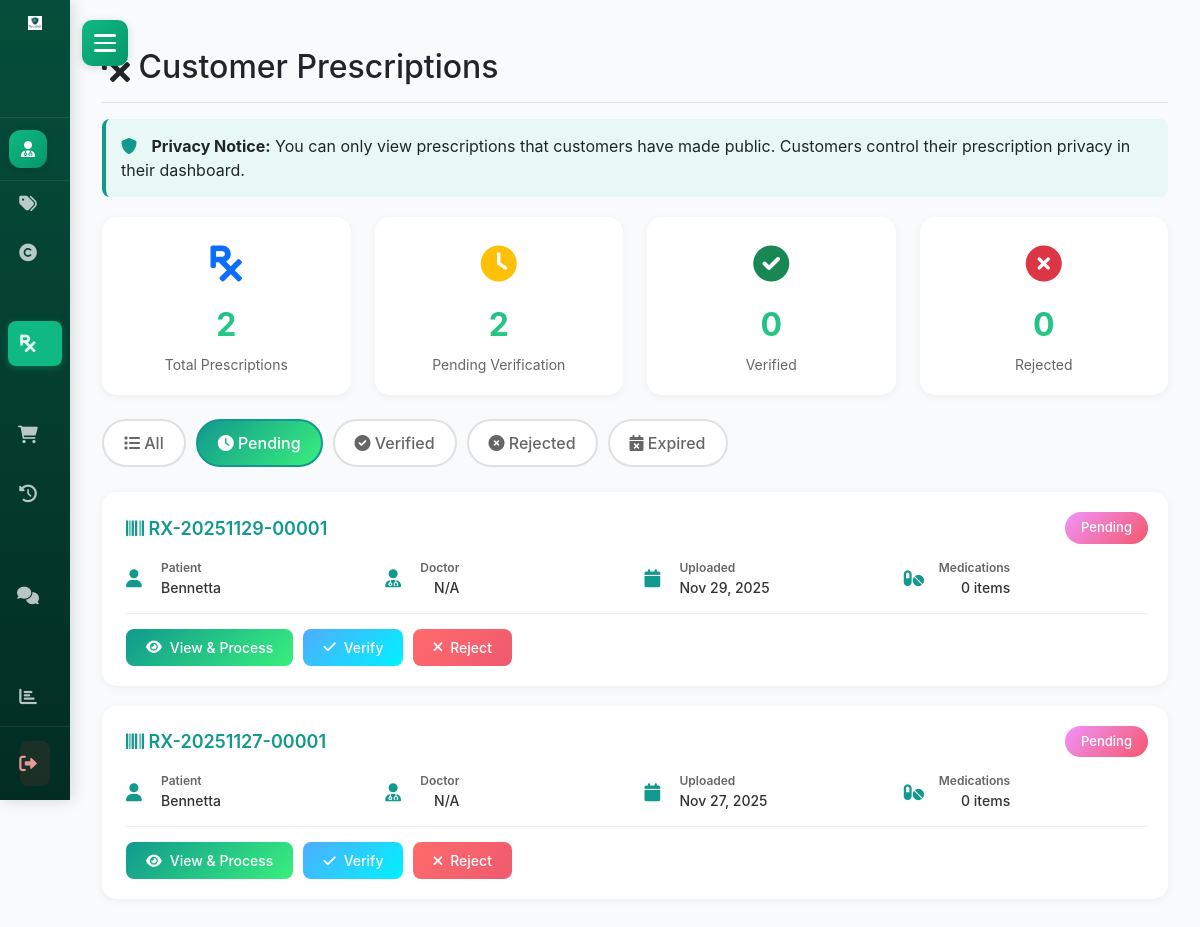
The page /admin/prescriptions.php?status=pending (signed in) on the database its author committed.
### tables this page shows
CREATE TABLE `prescriptions` (
  `prescription_id` int(11) NOT NULL,
  `customer_id` int(11) NOT NULL,
  `prescription_number` varchar(50) NOT NULL,
  `doctor_name` varchar(200) DEFAULT NULL,
  `doctor_license` varchar(100) DEFAULT NULL,
  `issue_date` date DEFAULT NULL,
  `expiry_date` date DEFAULT NULL,
  `prescription_image` varchar(255) DEFAULT NULL,
  `prescription_notes` text DEFAULT NULL,
  `status` enum('pending','verified','rejected','expired') NOT NULL DEFAULT 'pending',
  `allow_pharmacy_access` tinyint(1) NOT NULL DEFAULT 1 COMMENT 'Allow pharmacies to view this prescription',
  `verified_by` int(11) DEFAULT NULL,
  `verified_at` timestamp NULL DEFAULT NULL,
  `rejection_reason` text DEFAULT NULL,
  `uploaded_at` timestamp NOT NULL DEFAULT current_timestamp(),
  `updated_at` timestamp NULL DEFAULT NULL ON UPDATE current_timestamp()
);

CREATE TABLE `customer` (
  `customer_id` int(11) NOT NULL,
  `customer_name` varchar(100) NOT NULL,
  `customer_email` varchar(50) NOT NULL,
  `customer_pass` varchar(150) NOT NULL,
  `customer_country` varchar(30) NOT NULL,
  `customer_city` varchar(30) NOT NULL,
  `customer_address` text DEFAULT NULL COMMENT 'Full street address',
  `customer_latitude` decimal(10,8) DEFAULT NULL COMMENT 'Latitude coordinate',
  `customer_longitude` decimal(11,8) DEFAULT NULL COMMENT 'Longitude coordinate',
  `customer_contact` varchar(15) NOT NULL,
  `customer_image` varchar(100) DEFAULT NULL,
  `user_role` int(11) NOT NULL COMMENT '0=Super Admin, 1=Pharmacy Owner, 2=Customer',
  `created_at` timestamp NOT NULL DEFAULT current_timestamp(),
  `updated_at` timestamp NULL DEFAULT NULL ON UPDATE current_timestamp(),
  `offers_delivery` tinyint(1) DEFAULT 0,
  `delivery_fee` decimal(10,2) DEFAULT 0.00,
  `delivery_radius_km` decimal(6,2) DEFAULT 10.00,
  `min_order_for_delivery` decimal(10,2) DEFAULT 0.00
);

### settings/db_class.php (called while the page is built, shortened)
<?php
class db_connection {
    public $db;
    public function db_connect() {
        try {
            $this->db = new mysqli(SERVER, USERNAME, PASSWD, DATABASE);
            $this->db->set_charset("utf8");
            return true;
        } catch (Exception $e) {
            error_log("Database connection error: " . $e->getMessage());
            die("Database connection failed. Please try again later.");
        }
    }
    public function db_conn() {
        return $this->db;
    }
}

### classes/prescription_class.php (called while the page is built, shortened)
<?php
require_once(__DIR__ . '/../settings/db_class.php');
class Prescription extends db_connection {
    public function get_pharmacy_accessible_prescriptions($user_role, $status = null) {
        $sql = "SELECT p.*,
                       c.customer_name,
                       c.customer_email,
                       c.customer_contact,
                       COUNT(pi.prescription_item_id) as item_count
                FROM prescriptions p
                INNER JOIN customer c ON p.customer_id = c.customer_id
                LEFT JOIN prescription_items pi ON p.prescription_id = pi.prescription_id
                WHERE p.allow_pharmacy_access = 1";
        if ($status) {
            $sql .= " AND p.status = ?";
        }
        $sql .= " GROUP BY p.prescription_id ORDER BY p.uploaded_at DESC";
        if ($status) {
            $stmt = $this->db_conn()->prepare($sql);
            $stmt->bind_param("s", $status);
            $stmt->execute();
            $result = $stmt->get_result();
            return $result->fetch_all(MYSQLI_ASSOC);
        } else {
            $result = $this->db_conn()->query($sql);
            return $result ? $result->fetch_all(MYSQLI_ASSOC) : [];
        }
    }
    public function get_prescription_stats() {
        $sql = "SELECT
                    COUNT(*) as total_prescriptions,
                    SUM(CASE WHEN status = 'pending' THEN 1 ELSE 0 END) as pending_count,
                    SUM(CASE WHEN status = 'verified' THEN 1 ELSE 0 END) as verified_count,
                    SUM(CASE WHEN status = 'rejected' THEN 1 ELSE 0 END) as rejected_count,
                    SUM(CASE WHEN status = 'expired' THEN 1 ELSE 0 END) as expired_count
                FROM prescriptions";
        $result = $this->db_conn()->query($sql);
        return $result ? $result->fetch_assoc() : [];
    }
}
?>

### admin/prescriptions.php (the view, shortened to what this page needs)
<?php
require_once('../classes/prescription_class.php');
$user_role = $_SESSION['user_role'];
$filter_status = isset($_GET['status']) ? $_GET['status'] : null;
$prescription_obj = new Prescription();
$prescriptions = $prescription_obj->get_pharmacy_accessible_prescriptions($user_role, $filter_status);
$stats = $prescription_obj->get_prescription_stats();
$page_title = ($user_role == 0 || $user_role == 7) ? "All Prescriptions" : "Customer Prescriptions";
?>
<!DOCTYPE html>
<html lang="en">
<head>
    <link href="https://cdn.jsdelivr.net/npm/bootstrap@5.3.0/dist/css/bootstrap.min.css" rel="stylesheet">
    <link rel="stylesheet" href="https://cdnjs.cloudflare.com/ajax/libs/font-awesome/6.0.0/css/all.min.css">
    <link rel="stylesheet" href="../css/sidebar.css?v=2.5">
    <link rel="stylesheet" href="../css/profile.css">
</head>
<body>
    <?php
    if ($user_role == 0 || $user_role == 7) {
        include '../view/components/sidebar_super_admin.php';
    } else {
        include '../view/components/sidebar_pharmacy_admin.php';
    }
    ?>
    <div class="main-content">
                <div class="d-flex justify-content-between flex-wrap flex-md-nowrap align-items-center pt-3 pb-2 mb-3 border-bottom">
                    <h1 class="h2">
                        <i class="fas fa-prescription"></i> <?php echo $page_title; ?>
                    </h1>
                </div>
                <?php if ($user_role == 1): ?>
                <div class="privacy-notice">
                    <i class="fas fa-shield-alt"></i>
                    <strong>Privacy Notice:</strong> You can only view prescriptions that customers have made public.
                    Customers control their prescription privacy in their dashboard.
                </div>
                <?php endif; ?>
                <div class="row mb-4">
                    <div class="col-md-3">
                        <div class="stats-card">
                            <div class="stats-icon">
                                <i class="fas fa-prescription text-primary"></i>
                            </div>
                            <div class="stats-number"><?php echo $stats['total_prescriptions'] ?? 0; ?></div>
                            <div class="stats-label">Total Prescriptions</div>
                        </div>
                    </div>
                    <div class="col-md-3">
                        <div class="stats-card">
                            <div class="stats-icon">
                                <i class="fas fa-clock text-warning"></i>
                            </div>
                            <div class="stats-number"><?php echo $stats['pending_count'] ?? 0; ?></div>
                            <div class="stats-label">Pending Verification</div>
                        </div>
                    </div>
                    <div class="col-md-3">
                        <div class="stats-card">
                            <div class="stats-icon">
                                <i class="fas fa-check-circle text-success"></i>
                            </div>
                            <div class="stats-number"><?php echo $stats['verified_count'] ?? 0; ?></div>
                            <div class="stats-label">Verified</div>
                        </div>
                    </div>
                    <div class="col-md-3">
                        <div class="stats-card">
                            <div class="stats-icon">
                                <i class="fas fa-times-circle text-danger"></i>
                            </div>
                            <div class="stats-number"><?php echo $stats['rejected_count'] ?? 0; ?></div>
                            <div class="stats-label">Rejected</div>
                        </div>
                    </div>
                </div>
                <div class="filter-tabs">
                    <a href="?status=" class="filter-tab <?php echo !$filter_status ? 'active' : ''; ?>">
                        <i class="fas fa-list"></i> All
                    </a>
                    <a href="?status=pending" class="filter-tab <?php echo $filter_status == 'pending' ? 'active' : ''; ?>">
                        <i class="fas fa-clock"></i> Pending
                    </a>
                    <a href="?status=verified" class="filter-tab <?php echo $filter_status == 'verified' ? 'active' : ''; ?>">
                        <i class="fas fa-check-circle"></i> Verified
                    </a>
                    <a href="?status=rejected" class="filter-tab <?php echo $filter_status == 'rejected' ? 'active' : ''; ?>">
                        <i class="fas fa-times-circle"></i> Rejected
                    </a>
                    <a href="?status=expired" class="filter-tab <?php echo $filter_status == 'expired' ? 'active' : ''; ?>">
                        <i class="fas fa-calendar-times"></i> Expired
                    </a>
                </div>
                <?php if (empty($prescriptions)): ?>
                    <div class="empty-state">
                        <i class="fas fa-prescription"></i>
                        <h3>No Prescriptions Found</h3>
                        <p>
                            <?php if ($user_role == 1): ?>
                                No customers have made their prescriptions public yet, or there are no <?php echo $filter_status ? $filter_status : ''; ?> prescriptions.
                            <?php else: ?>
                                There are no prescriptions in the system yet.
                            <?php endif; ?>
                        </p>
                    </div>
                <?php else: ?>
                    <?php foreach ($prescriptions as $prescription): ?>
                        <div class="prescription-card">
                            <div class="prescription-header">
                                <div class="prescription-number">
                                    <i class="fas fa-barcode"></i> <?php echo htmlspecialchars($prescription['prescription_number']); ?>
                                </div>
                                <div>
                                    <span class="status-badge status-<?php echo $prescription['status']; ?>">
                                        <?php echo ucfirst($prescription['status']); ?>
                                    </span>
                                </div>
                            </div>
                            <div class="prescription-info">
                                <div class="info-item">
                                    <i class="fas fa-user"></i>
                                    <div>
                                        <span class="info-label">Patient</span>
                                        <div class="info-value"><?php echo htmlspecialchars($prescription['customer_name']); ?></div>
                                    </div>
                                </div>
                                <div class="info-item">
                                    <i class="fas fa-user-md"></i>
                                    <div>
                                        <span class="info-label">Doctor</span>
                                        <div class="info-value"><?php echo htmlspecialchars($prescription['doctor_name'] ?? 'N/A'); ?></div>
                                    </div>
                                </div>
                                <div class="info-item">
                                    <i class="fas fa-calendar"></i>
                                    <div>
                                        <span class="info-label">Uploaded</span>
                                        <div class="info-value"><?php echo date('M d, Y', strtotime($prescription['uploaded_at'])); ?></div>
                                    </div>
                                </div>
                                <div class="info-item">
                                    <i class="fas fa-pills"></i>
                                    <div>
                                        <span class="info-label">Medications</span>
                                        <div class="info-value"><?php echo $prescription['item_count']; ?> items</div>
                                    </div>
                                </div>
                            </div>
                            <div class="prescription-actions">
                                <a href="prescription_view.php?id=<?php echo $prescription['prescription_id']; ?>"
                                   class="btn btn-view">
                                    <i class="fas fa-eye"></i> View & Process
                                </a>
                                <?php if ($prescription['status'] == 'pending'): ?>
                                <button class="btn btn-verify"
                                        onclick="verifyPrescription(<?php echo $prescription['prescription_id']; ?>)">
                                    <i class="fas fa-check"></i> Verify
                                </button>
                                <button class="btn btn-reject"
                                        onclick="rejectPrescription(<?php echo $prescription['prescription_id']; ?>)">
                                    <i class="fas fa-times"></i> Reject
                                </button>
                                <?php endif; ?>
                            </div>
                        </div>
                    <?php endforeach; ?>
                <?php endif; ?>
    </div>
</body>
</html>

### rows shown on the page
prescriptions: prescription_number "RX-20251129-00001", status "Pending", customer.customer_name "Bennetta", doctor_name "N/A", uploaded_at "Nov 29, 2025", item_count "0"
prescriptions: prescription_number "RX-20251127-00001", status "Pending", customer.customer_name "Bennetta", doctor_name "N/A", uploaded_at "Nov 27, 2025", item_count "0"

### other values the page prints
$page_title "Customer Prescriptions"
$stats['total_prescriptions'] "2"
$stats['pending_count'] "2"
$stats['verified_count'] "0"
$stats['rejected_count'] "0"
